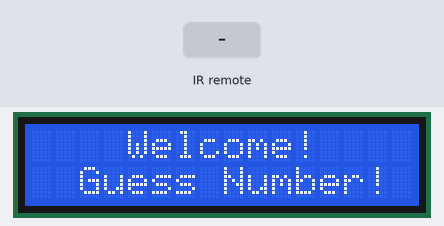
Recording of a sketch running on a simulated Arduino Uno, built with avr-gcc and run on an emulated ATmega328P. Parts: 16×2 character LCD. Inputs (shaded band) come from the test bench. Random numbers use the default seed unless the sketch sets one; what the sketch prints to the serial monitor is not drawn.

Above: at 1.2 s.
1.3 s: infrared code 0x16 received
At 1.7 s:
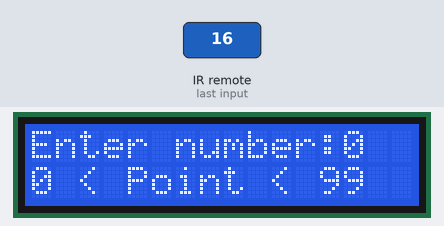
2.9 s: infrared code 0xC received
At 4.2 s:
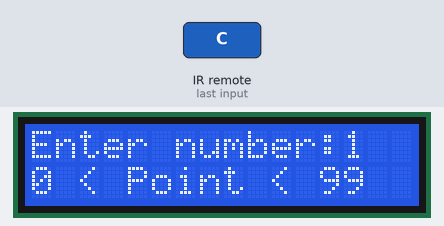
Timing chart, 0 to 5.9 s (numbered marks = the images above; inputs shaded):
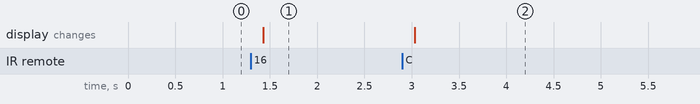

Measured:
- after the input at 1.3 s, the display: changes after 0.13 s (image 1)
- after the input at 2.9 s, the display: changes after 0.13 s (image 2)

The sketch:

6.6.guess_number.ino
```cpp
#include <Wire.h>
#include <LiquidCrystal_I2C.h>
#include <IRremote.h>

const int IR_RECEIVE_PIN = 5;  // Define the pin number for the IR Sensor

const long interval = 1000;

unsigned long previousMillis = 0;

LiquidCrystal_I2C lcd(0x27, 16, 2);


int count = 0;/*Input Number Value*/
int pointValue = 0;/*The Random Lucky Point*/
int upper = 99;/*Upper Limit Tips*/
int lower = 0;/*Lower Limit Tips*/

void setup() {
  lcd.init();
  lcd.backlight();
  Serial.begin(9600);                                     // Start serial communication at 9600 baud rate
  IrReceiver.begin(IR_RECEIVE_PIN, ENABLE_LED_FEEDBACK);  // Start the IR receiver
  initNewValue();
}

void loop() {
  if (IrReceiver.decode()) {
    bool result = 0;
    String num = decodeKeyValue(IrReceiver.decodedIRData.command);
    if (num != "ERROR") {
      Serial.println(num);
      delay(100);
    }

    if (num == "POWER") {
      initNewValue();
    }
    else if (num == "CYCLE") {
      result = detectPoint();
      lcdShowInput(result);
    }
    else if (num >= "0" && num <= "9") {
      count = count * 10;
      count += num.toInt();
      if (count >= 10) {
        result = detectPoint();
      }
      lcdShowInput(result);
    }
    IrReceiver.resume();  // Enable receiving of the next value
  }
}

void initNewValue() {
  randomSeed(analogRead(A0));
  pointValue = random(99);
  upper = 99;
  lower = 0;
  lcd.clear();
  lcd.print("    Welcome!");
  lcd.setCursor(0, 1);
  lcd.print("  Guess Number!");
  count = 0;
  Serial.print("point is ");
  Serial.println(pointValue);
}

bool detectPoint() {
  if (count > pointValue) {
    if (count < upper)upper = count;
  }
  else if (count < pointValue) {
    if (count > lower)lower = count;
  }
  else if (count == pointValue) {
    count = 0;
    return 1;
  }
  count = 0;
  return 0;
}

void lcdShowInput(bool result) {
  lcd.clear();
  if (result == 1)
  {
    lcd.setCursor(0, 1);
    lcd.print(" You've got it! ");
    delay(5000);
    initNewValue();
    return;
  }
  lcd.print("Enter number:");
  lcd.print(count);
  lcd.setCursor(0, 1);
  lcd.print(lower);
  lcd.print(" < Point < ");
  lcd.print(upper);
}

String decodeKeyValue(long result)
{
  switch(result){
    case 0x16:
      return "0";
    case 0xC:
      return "1";
    case 0x18:
      return "2";
    case 0x5E:
      return "3";
    case 0x8:
      return "4";
    case 0x1C:
      return "5";
    case 0x5A:
      return "6";
    case 0x42:
      return "7";
    case 0x52:
      return "8";
    case 0x4A:
      return "9";
    case 0x9:
      return "+";
    case 0x15:
      return "-";
    case 0x7:
      return "EQ";
    case 0xD:
      return "U/SD";
    case 0x19:
      return "CYCLE";
    case 0x44:
      return "PLAY/PAUSE";
    case 0x43:
      return "FORWARD";
    case 0x40:
      return "BACKWARD";
    case 0x45:
      return "POWER";
    case 0x47:
      return "MUTE";
    case 0x46:
      return "MODE";
    case 0x0:
      return "ERROR";
    default :
      return "ERROR";
    }
}
```
